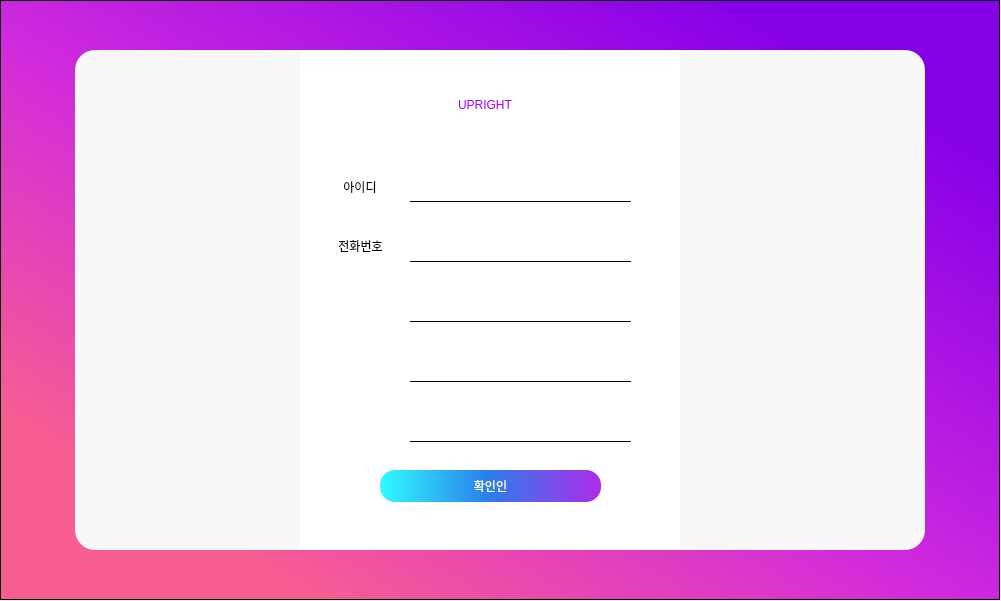
<?xml version="1.0" encoding="UTF-8"?>
<ui version="4.0">
 <class>MainWindow</class>
 <widget class="QMainWindow" name="MainWindow">
  <property name="geometry">
   <rect>
    <x>0</x>
    <y>0</y>
    <width>1001</width>
    <height>601</height>
   </rect>
  </property>
  <property name="windowTitle">
   <string>MainWindow</string>
  </property>
  <widget class="QWidget" name="centralwidget">
   <widget class="QFrame" name="frame">
    <property name="geometry">
     <rect>
      <x>0</x>
      <y>0</y>
      <width>1000</width>
      <height>600</height>
     </rect>
    </property>
    <property name="styleSheet">
     <string notr="true">background-color: qlineargradient(spread:pad, x1:1, y1:0, x2:0, y2:1, stop:0.142045 rgba(134, 0, 231, 255), stop:0.522727 rgba(207, 41, 222, 255), stop:0.846591 rgba(248, 93, 145, 255));</string>
    </property>
    <property name="frameShape">
     <enum>QFrame::StyledPanel</enum>
    </property>
    <property name="frameShadow">
     <enum>QFrame::Raised</enum>
    </property>
    <widget class="QFrame" name="frame_3">
     <property name="geometry">
      <rect>
       <x>75</x>
       <y>50</y>
       <width>850</width>
       <height>500</height>
      </rect>
     </property>
     <property name="autoFillBackground">
      <bool>false</bool>
     </property>
     <property name="styleSheet">
      <string notr="true">background-color: rgb(248, 248, 248);
border-radius:20px;
</string>
     </property>
     <property name="frameShape">
      <enum>QFrame::StyledPanel</enum>
     </property>
     <property name="frameShadow">
      <enum>QFrame::Raised</enum>
     </property>
     <widget class="QFrame" name="frame_2">
      <property name="geometry">
       <rect>
        <x>225</x>
        <y>0</y>
        <width>380</width>
        <height>500</height>
       </rect>
      </property>
      <property name="styleSheet">
       <string notr="true">background-color: rgb(255, 255, 255);
border-radius:0px;</string>
      </property>
      <property name="frameShape">
       <enum>QFrame::StyledPanel</enum>
      </property>
      <property name="frameShadow">
       <enum>QFrame::Raised</enum>
      </property>
      <widget class="QPushButton" name="pushButton_accept">
       <property name="geometry">
        <rect>
         <x>80</x>
         <y>420</y>
         <width>221</width>
         <height>32</height>
        </rect>
       </property>
       <property name="styleSheet">
        <string notr="true">font: 75 9pt &quot;한컴 말랑말랑 Bold&quot;;
background-color: qlineargradient(spread:pad, x1:0, y1:0, x2:1, y2:0, stop:0.0113636 rgba(49, 248, 255, 255), stop:0.488636 rgba(42, 126, 236, 255), stop:1 rgba(174, 44, 231, 255));
border-radius:15px;
color: rgb(255, 255, 255);</string>
       </property>
       <property name="text">
        <string>확인인</string>
       </property>
      </widget>
      <widget class="QLabel" name="label_pw">
       <property name="geometry">
        <rect>
         <x>30</x>
         <y>180</y>
         <width>61</width>
         <height>31</height>
        </rect>
       </property>
       <property name="styleSheet">
        <string notr="true">font: 75 9pt &quot;한컴 말랑말랑 Bold&quot;;</string>
       </property>
       <property name="text">
        <string>전화번호</string>
       </property>
       <property name="alignment">
        <set>Qt::AlignCenter</set>
       </property>
      </widget>
      <widget class="QLineEdit" name="lineEdit_pw">
       <property name="geometry">
        <rect>
         <x>110</x>
         <y>181</y>
         <width>221</width>
         <height>31</height>
        </rect>
       </property>
       <property name="styleSheet">
        <string notr="true">background-color: rgb(255, 255, 255);</string>
       </property>
       <property name="echoMode">
        <enum>QLineEdit::Password</enum>
       </property>
      </widget>
      <widget class="QLabel" name="label_id">
       <property name="geometry">
        <rect>
         <x>30</x>
         <y>121</y>
         <width>60</width>
         <height>31</height>
        </rect>
       </property>
       <property name="styleSheet">
        <string notr="true">font: 75 9pt &quot;한컴 말랑말랑 Bold&quot;;</string>
       </property>
       <property name="text">
        <string>아이디</string>
       </property>
       <property name="alignment">
        <set>Qt::AlignCenter</set>
       </property>
      </widget>
      <widget class="QLineEdit" name="lineEdit_id">
       <property name="geometry">
        <rect>
         <x>110</x>
         <y>121</y>
         <width>221</width>
         <height>31</height>
        </rect>
       </property>
       <property name="styleSheet">
        <string notr="true">background-color: rgb(255, 255, 255);</string>
       </property>
      </widget>
      <widget class="QLabel" name="label_JoinLogo">
       <property name="geometry">
        <rect>
         <x>80</x>
         <y>20</y>
         <width>210</width>
         <height>70</height>
        </rect>
       </property>
       <property name="styleSheet">
        <string notr="true">font: 15pt &quot;Arial Rounded MT Bold&quot;;
background-color: rgb(255, 255, 255);
color: rgb(170, 0, 255);</string>
       </property>
       <property name="text">
        <string>UPRIGHT</string>
       </property>
       <property name="textFormat">
        <enum>Qt::AutoText</enum>
       </property>
       <property name="alignment">
        <set>Qt::AlignCenter</set>
       </property>
      </widget>
      <widget class="Line" name="line_id">
       <property name="geometry">
        <rect>
         <x>110</x>
         <y>151</y>
         <width>221</width>
         <height>1</height>
        </rect>
       </property>
       <property name="styleSheet">
        <string notr="true">background-color: rgb(0, 0, 0);</string>
       </property>
       <property name="frameShadow">
        <enum>QFrame::Sunken</enum>
       </property>
       <property name="lineWidth">
        <number>1</number>
       </property>
       <property name="midLineWidth">
        <number>0</number>
       </property>
       <property name="orientation">
        <enum>Qt::Horizontal</enum>
       </property>
      </widget>
      <widget class="Line" name="line_pw">
       <property name="geometry">
        <rect>
         <x>110</x>
         <y>211</y>
         <width>221</width>
         <height>1</height>
        </rect>
       </property>
       <property name="styleSheet">
        <string notr="true">background-color: rgb(0, 0, 0);</string>
       </property>
       <property name="frameShadow">
        <enum>QFrame::Sunken</enum>
       </property>
       <property name="lineWidth">
        <number>1</number>
       </property>
       <property name="midLineWidth">
        <number>0</number>
       </property>
       <property name="orientation">
        <enum>Qt::Horizontal</enum>
       </property>
      </widget>
      <widget class="Line" name="line_name">
       <property name="geometry">
        <rect>
         <x>110</x>
         <y>271</y>
         <width>221</width>
         <height>1</height>
        </rect>
       </property>
       <property name="styleSheet">
        <string notr="true">background-color: rgb(0, 0, 0);</string>
       </property>
       <property name="frameShadow">
        <enum>QFrame::Sunken</enum>
       </property>
       <property name="lineWidth">
        <number>1</number>
       </property>
       <property name="midLineWidth">
        <number>0</number>
       </property>
       <property name="orientation">
        <enum>Qt::Horizontal</enum>
       </property>
      </widget>
      <widget class="Line" name="line_addr">
       <property name="geometry">
        <rect>
         <x>110</x>
         <y>331</y>
         <width>221</width>
         <height>1</height>
        </rect>
       </property>
       <property name="styleSheet">
        <string notr="true">background-color: rgb(0, 0, 0);</string>
       </property>
       <property name="frameShadow">
        <enum>QFrame::Sunken</enum>
       </property>
       <property name="lineWidth">
        <number>1</number>
       </property>
       <property name="midLineWidth">
        <number>0</number>
       </property>
       <property name="orientation">
        <enum>Qt::Horizontal</enum>
       </property>
      </widget>
      <widget class="Line" name="line_birth">
       <property name="geometry">
        <rect>
         <x>110</x>
         <y>391</y>
         <width>221</width>
         <height>1</height>
        </rect>
       </property>
       <property name="styleSheet">
        <string notr="true">background-color: rgb(0, 0, 0);</string>
       </property>
       <property name="frameShadow">
        <enum>QFrame::Sunken</enum>
       </property>
       <property name="lineWidth">
        <number>1</number>
       </property>
       <property name="midLineWidth">
        <number>0</number>
       </property>
       <property name="orientation">
        <enum>Qt::Horizontal</enum>
       </property>
      </widget>
     </widget>
     <widget class="QLabel" name="label_lPicture">
      <property name="enabled">
       <bool>true</bool>
      </property>
      <property name="geometry">
       <rect>
        <x>20</x>
        <y>0</y>
        <width>551</width>
        <height>500</height>
       </rect>
      </property>
      <property name="mouseTracking">
       <bool>false</bool>
      </property>
      <property name="tabletTracking">
       <bool>false</bool>
      </property>
      <property name="focusPolicy">
       <enum>Qt::NoFocus</enum>
      </property>
      <property name="layoutDirection">
       <enum>Qt::LeftToRight</enum>
      </property>
      <property name="autoFillBackground">
       <bool>false</bool>
      </property>
      <property name="styleSheet">
       <string notr="true"/>
      </property>
      <property name="frameShape">
       <enum>QFrame::NoFrame</enum>
      </property>
      <property name="frameShadow">
       <enum>QFrame::Plain</enum>
      </property>
      <property name="midLineWidth">
       <number>0</number>
      </property>
      <property name="text">
       <string/>
      </property>
      <property name="pixmap">
       <pixmap>../Documents/capstone/Upright_project3/Icon/okamurayuta works.jpg</pixmap>
      </property>
      <property name="scaledContents">
       <bool>true</bool>
      </property>
      <property name="alignment">
       <set>Qt::AlignLeading|Qt::AlignLeft|Qt::AlignVCenter</set>
      </property>
      <property name="wordWrap">
       <bool>false</bool>
      </property>
      <property name="openExternalLinks">
       <bool>false</bool>
      </property>
     </widget>
     <widget class="QLabel" name="label_rPicture">
      <property name="enabled">
       <bool>true</bool>
      </property>
      <property name="geometry">
       <rect>
        <x>370</x>
        <y>0</y>
        <width>461</width>
        <height>500</height>
       </rect>
      </property>
      <property name="mouseTracking">
       <bool>false</bool>
      </property>
      <property name="tabletTracking">
       <bool>false</bool>
      </property>
      <property name="focusPolicy">
       <enum>Qt::NoFocus</enum>
      </property>
      <property name="layoutDirection">
       <enum>Qt::LeftToRight</enum>
      </property>
      <property name="autoFillBackground">
       <bool>false</bool>
      </property>
      <property name="styleSheet">
       <string notr="true"/>
      </property>
      <property name="frameShape">
       <enum>QFrame::NoFrame</enum>
      </property>
      <property name="frameShadow">
       <enum>QFrame::Plain</enum>
      </property>
      <property name="midLineWidth">
       <number>0</number>
      </property>
      <property name="text">
       <string/>
      </property>
      <property name="pixmap">
       <pixmap>../Documents/capstone/Upright_project3/Icon/okamurayuta works.jpg</pixmap>
      </property>
      <property name="scaledContents">
       <bool>true</bool>
      </property>
      <property name="alignment">
       <set>Qt::AlignLeading|Qt::AlignLeft|Qt::AlignVCenter</set>
      </property>
      <property name="wordWrap">
       <bool>false</bool>
      </property>
      <property name="openExternalLinks">
       <bool>false</bool>
      </property>
     </widget>
     <zorder>label_rPicture</zorder>
     <zorder>label_lPicture</zorder>
     <zorder>frame_2</zorder>
    </widget>
   </widget>
  </widget>
 </widget>
 <resources/>
 <connections/>
</ui>
